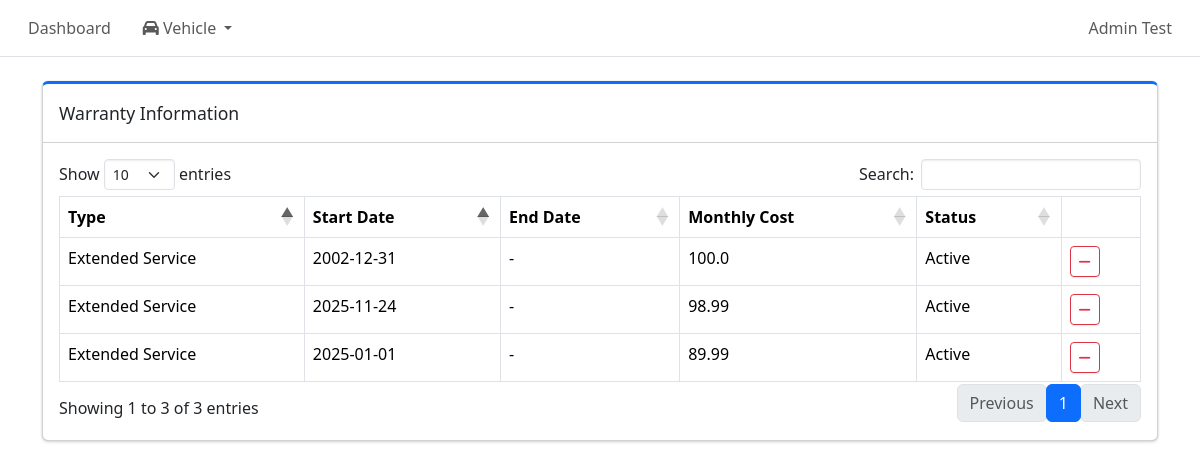
/admin/warranties/subscription (signed in), run on the app's committed database.
### tables this page shows
CREATE TABLE warranty_subscription (
    vehicle_warranty_id INTEGER PRIMARY KEY,
    start_date DATE,
    end_date DATE,
    monthly_cost REAL,
    FOREIGN KEY(vehicle_warranty_id) REFERENCES vehicle_warranty(vehicle_warranty_id) ON DELETE CASCADE
);

CREATE TABLE warranty_type (
    warranty_type_id INTEGER PRIMARY KEY AUTOINCREMENT,
    type_name TEXT NOT NULL UNIQUE,
    display_name TEXT NOT NULL,
    category TEXT NOT NULL CHECK(category IN ('purchase', 'subscription')),
    sort_order INTEGER NOT NULL DEFAULT 100,
    is_active INTEGER NOT NULL DEFAULT 1
);

### routes/admin/warranty_pages.py (the view)
@warranty_pages_bp.route("/subscription", methods=["GET"])
def subscription_warranty_list_page():
    if not session.get("admin_logged_in"):
        return redirect(url_for("auth.admin_login"))
    conn = get_conn()
    cur = conn.cursor()
    cur.execute("""
        SELECT
            v.vehicle_id,
            v.vin,
            v.model,
            v.model_year,
            v.plate_number,
            vw.vehicle_warranty_id,
            wt.display_name AS warranty_type,
            wt.category,
            ws.start_date,
            ws.end_date,
            ws.monthly_cost
        FROM vehicle v
        JOIN vehicle_warranty vw
            ON v.vehicle_id = vw.vehicle_id
        JOIN warranty_type wt
            ON vw.warranty_type_id = wt.warranty_type_id
        LEFT JOIN warranty_subscription ws
            ON vw.vehicle_warranty_id = ws.vehicle_warranty_id
        WHERE wt.category = 'subscription'
        ORDER BY v.vin ASC, wt.sort_order ASC
    """)
    rows = cur.fetchall()
    warranties = []
    for row in rows:
        row["status"] = get_warranty_status_subscription(
            row.get("start_date"),
            row.get("end_date")
        )
        warranties.append(row)
    return render_template("warranty_info_subscription.html", warranties=warranties, subscription_types = get_subscription_warranty_types())

### db.py (called while the page is built)
def make_dict(cursor, row):
    return {col[0]: row[idx] for idx, col in enumerate(cursor.description)}

def get_conn():
    if "db" not in g:
        conn = sqlite3.connect(DB_PATH, check_same_thread=False)
        conn.row_factory = make_dict
        conn.execute("PRAGMA foreign_keys = ON;")
        g.db = conn
    return g.db

def close_conn(e=None):
    db = g.pop("db", None)
    if db is not None:
        db.close()

### utils/time_utils.py (called while the page is built)
def get_pacific_today():
    return datetime.now(ZoneInfo("America/Los_Angeles")).date()

### utils/warranty_utils.py (called while the page is built)
def get_warranty_status_subscription(start_date, end_date):
    today = get_pacific_today()
    parsed_start = None
    if start_date:
        try:
            parsed_start = datetime.strptime(start_date, "%Y-%m-%d").date()
        except ValueError:
            logger.warning(f"[WARRANTY] Invalid start_date format: {start_date}")
    parsed_end = None
    if end_date:
        try:
            parsed_end = datetime.strptime(end_date, "%Y-%m-%d").date()
        except ValueError:
            logger.warning(f"[WARRANTY] Invalid end_date format: {end_date}")
            parsed_end = None
    if parsed_start and parsed_start > today:
        return "Not Started"
    if parsed_end and parsed_end < today:
        return "Expired"
    return "Active"

def get_subscription_warranty_types():
    conn = get_conn()
    cur = conn.cursor()
    cur.execute("""
        SELECT warranty_type_id, type_name, display_name
        FROM warranty_type
        WHERE category = 'subscription' AND is_active = 1
        ORDER BY sort_order
    """)
    rows = cur.fetchall()
    return rows

### templates/warranty_info_subscription.html (shortened to what this page needs)
{% extends "base.html" %}
{% block content %}
<div class="col-12">
    <div class="card card-primary card-outline mb-4">
        <div class="card-header">
            <div class="card-title">Warranty Information</div>
        </div>
        <div class="card-body">
            <table id = "warrantyTable" class="table table-bordered table-hover">
                <thead>
                    <tr>
                        <th>Type</th>
                        <th>Start Date</th>
                        <th>End Date</th>
                        <th>Monthly Cost</th>
                        <th>Status</th>
                        <th>Action</th>
                    </tr>
                </thead>
                <tbody>
                    {% for w in warranties %}
                    <tr data-vehicle-id="{{w.vehicle_id}}" data-warranty-id="{{w.vehicle_warranty_id}}">
                        <td class = "warranty_type">{{w.warranty_type}}</td>
                        <td class = "start_date">{{w.start_date or '-'}}</td>
                        <td class = "end_date">{{w.end_date or '-'}}</td>
                        <td class = "monthly_cost">{{w.monthly_cost or '-'}}</td>
                        <td class = "status">{{w.status}}</td>
                        <td>
                            <button class="btn btn-sm btn-outline-danger delete-warranty-btn">
                                <i class="fa fa-minus"></i>
                            </button>
                        </td>
                    </tr>
                    {% endfor %}
                </tbody>
            </table>
        </div>
    </div>
</div>
{% endblock %}

### data on the page
warranty_subscription: warranty_type "Extended Service", start_date "2025-11-24", end_date "-", monthly_cost "98.99", status "Active"
warranty_subscription: warranty_type "Extended Service", start_date "2002-12-31", end_date "-", monthly_cost "100.0", status "Active"
warranty_subscription: warranty_type "Extended Service", start_date "2025-01-01", end_date "-", monthly_cost "89.99", status "Active"
